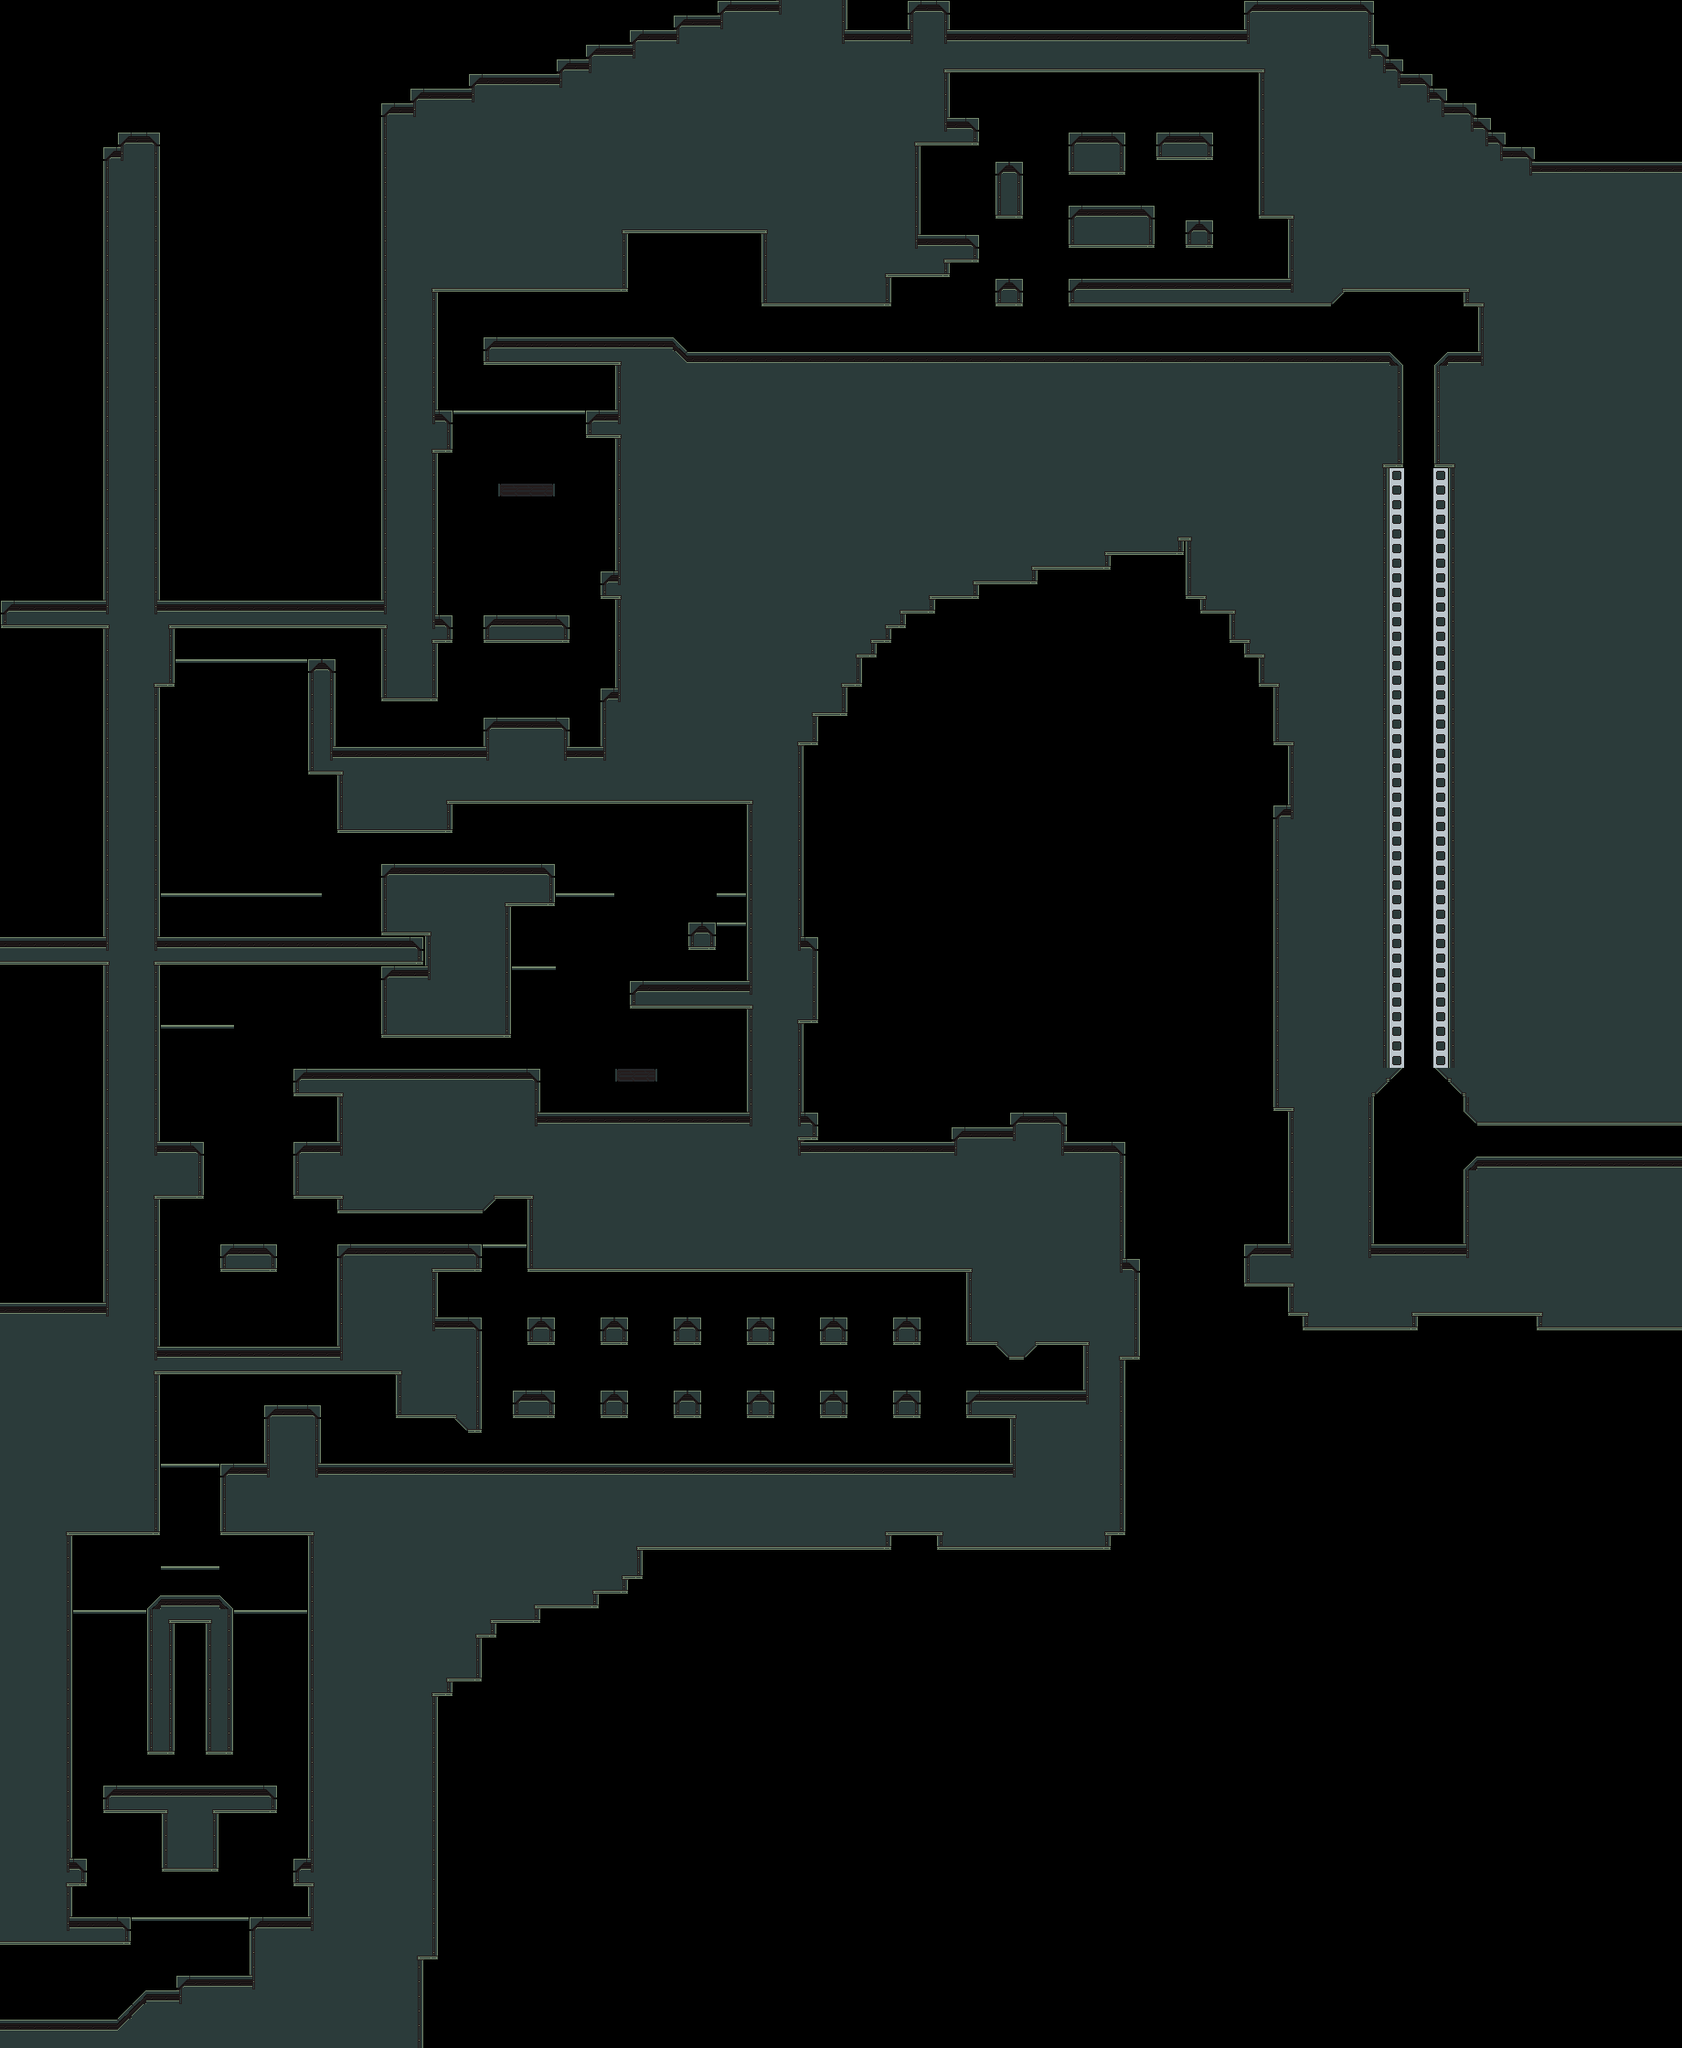

Below is a game level as drawn by its tile map, then a one-line description and the .tmx that defines it (tile-layer data replaced by summaries):
An orthogonal 115x140 tile map with 16x16 px tiles, 2 tile layers (Tile Layer 1, Tile Layer 2), 1 hidden layer not drawn.

<map version="1.0" orientation="orthogonal" renderorder="right-down" width="115" height="140" tilewidth="16" tileheight="16" nextobjectid="1">
 <tileset firstgid="1" name="0_GAUNTLET_CANYON" tilewidth="16" tileheight="16" tilecount="2800" columns="20">
  <image source="../../../tileset/0_CANYON.png" width="320" height="2240" />
  <terraintypes>
   <terrain name="Basic" tile="-1" />
   <terrain name="Thin_V" tile="-1" />
   <terrain name="Thin_H" tile="-1" />
   <terrain name="Eraser" tile="-1" />
  </terraintypes>
  <tile id="8" terrain=",,,3" />
  <tile id="9" terrain=",,3,3" />
  <tile id="10" terrain=",,3," />
  <tile id="11" terrain="3,3,3," />
  <tile id="12" terrain="3,3,,3" />
  <tile id="28" terrain=",3,,3" />
  <tile id="29" terrain="3,3,3,3" />
  <tile id="30" terrain="3,,3," />
  <tile id="31" terrain="3,,3,3" />
  <tile id="32" terrain=",3,3,3" />
  <tile id="48" terrain=",3,," />
  <tile id="49" terrain="3,3,," />
  <tile id="50" terrain="3,,," />
  <tile id="80" terrain=",,,0" />
  <tile id="81" terrain=",,0,0" />
  <tile id="82" terrain=",,0," />
  <tile id="88" terrain=",,,1" />
  <tile id="89" terrain=",,1,1" />
  <tile id="90" terrain=",,1," />
  <tile id="92" terrain=",,,2" />
  <tile id="93" terrain=",,2,2" />
  <tile id="94" terrain=",,2," />
  <tile id="100" terrain=",0,,0" />
  <tile id="101" terrain="0,0,0,0" />
  <tile id="102" terrain="0,,0," />
  <tile id="105" terrain="0,0,0," />
  <tile id="106" terrain="0,0,,0" />
  <tile id="108" terrain=",1,,1" />
  <tile id="109" terrain="1,1,1,1" />
  <tile id="110" terrain="1,,1," />
  <tile id="112" terrain=",2,,2" />
  <tile id="113" terrain="2,2,2,2" />
  <tile id="114" terrain="2,,2," />
  <tile id="120" terrain=",0,," />
  <tile id="121" terrain="0,0,," />
  <tile id="122" terrain="0,,," />
  <tile id="125" terrain="0,,0,0" />
  <tile id="126" terrain=",0,0,0" />
  <tile id="128" terrain=",1,," />
  <tile id="129" terrain="1,1,," />
  <tile id="130" terrain="1,,," />
  <tile id="132" terrain=",2,," />
  <tile id="133" terrain="2,2,," />
  <tile id="134" terrain="2,,," />
 </tileset>
 <imagelayer name="Image Layer 1" visible="0">
  <image source="../../../../_noncrypt_assets/pngexports/CANYON_G4.png" />
 </imagelayer>
 <layer name="Tile Layer 1" width="115" height="140" opacity="0.8">
  <data>[16100 cells, 7037 non-empty, 32 distinct tile ids]</data>
 </layer>
 <layer name="Tile Layer 2" width="115" height="140">
  <data>[16100 cells, 0 non-empty, 0 distinct tile ids]</data>
 </layer>
</map>
